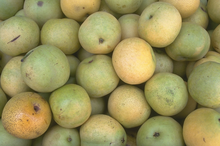
%> input picture pears.png, 220 x 146 px, shrunk from 732 x 486 before the run
$ octave ex1.m   (GNU Octave 9; MATLAB toolbox functions it lacks are replaced by stand-ins)
%> lines starting %> are read from the running program, lines starting %| are printed output that depends on the picture
% Load two input images
img1 = imread('pears.png');
%> img1 is the input picture: size 146x220x3 uint8; mean R, G, B 154.5, 146.4, 91.1
img2 = imread('testpat1.png');
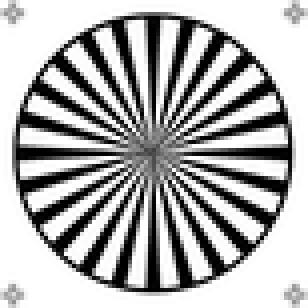
%> input picture testpat1.png, 77 x 77 px, shrunk from 256 x 256 before the run (shown 4 times larger)
%> img2 is the input picture: size 77x77 uint8; min 0, max 255, mean 175.1

% Get size of input images
[m, n] = size(img1);
%> m = 146; n = 660
[p, q] = size(img2);
%> p = 77; q = 77

% Pad input images with zeros to make them the same size
if m > p
    img2 = padarray(img2, [m-p, 0], 'post');
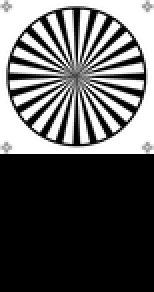
%> img2: size 146x77 uint8 (shown 2 times larger); min 0, max 255, mean 92.3
elseif m < p
    img1 = padarray(img1, [p-m, 0], 'post');
end

if n > q
    img2 = padarray(img2, [0, n-q], 'post');
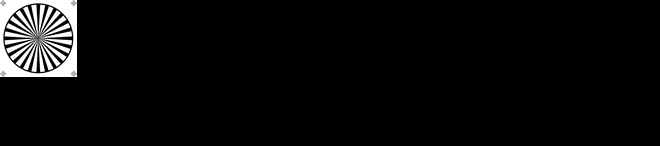
%> img2: size 146x660 uint8; min 0, max 255, mean 10.8
elseif n < q
    img1 = padarray(img1, [0, q-n], 'post');
end

% Initialize variables
sum = zeros(m+n-1, m+n-1);
carry = zeros(m+n-1, m+n-1);
prod = zeros(m+n-1, m+n-1);

% Perform Dadda multiplier algorithm
%> (the run ends here)
